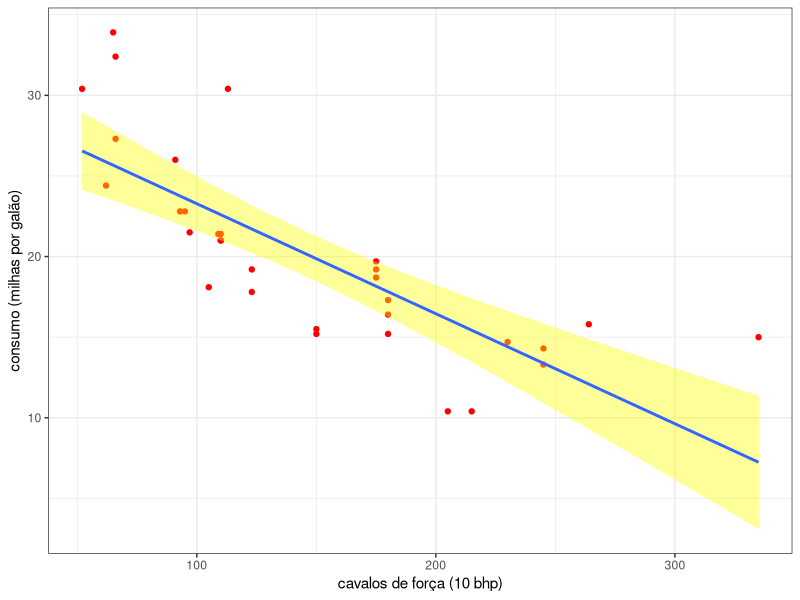
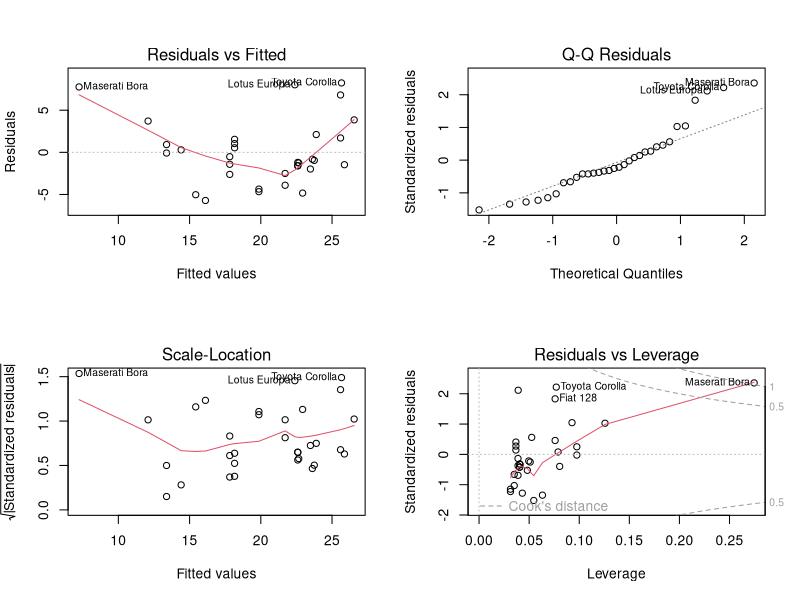
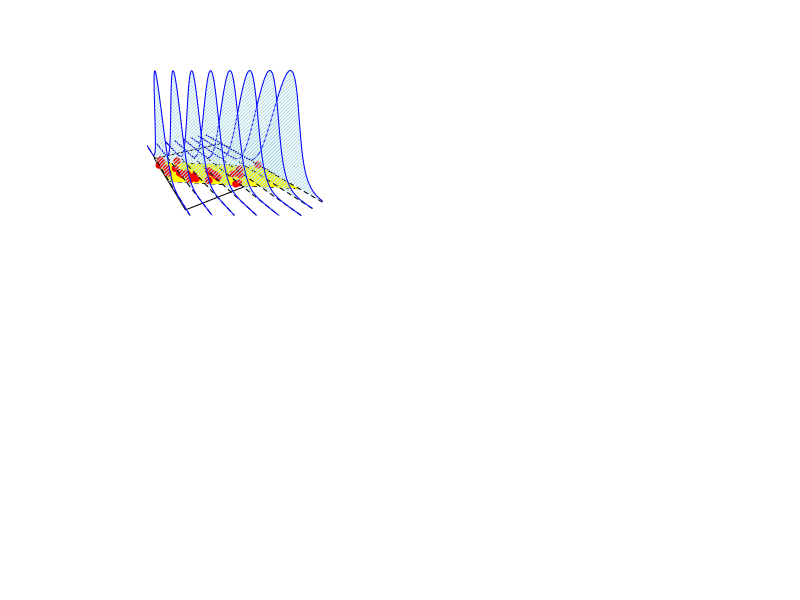
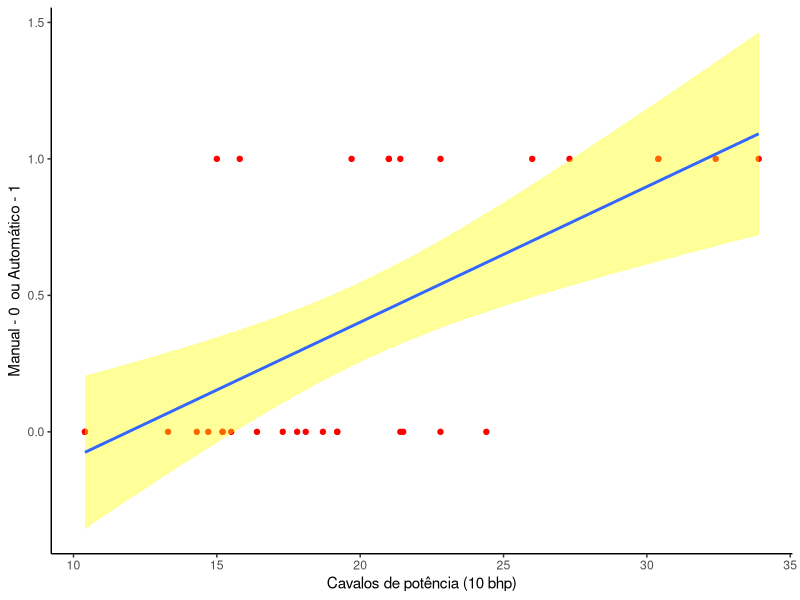
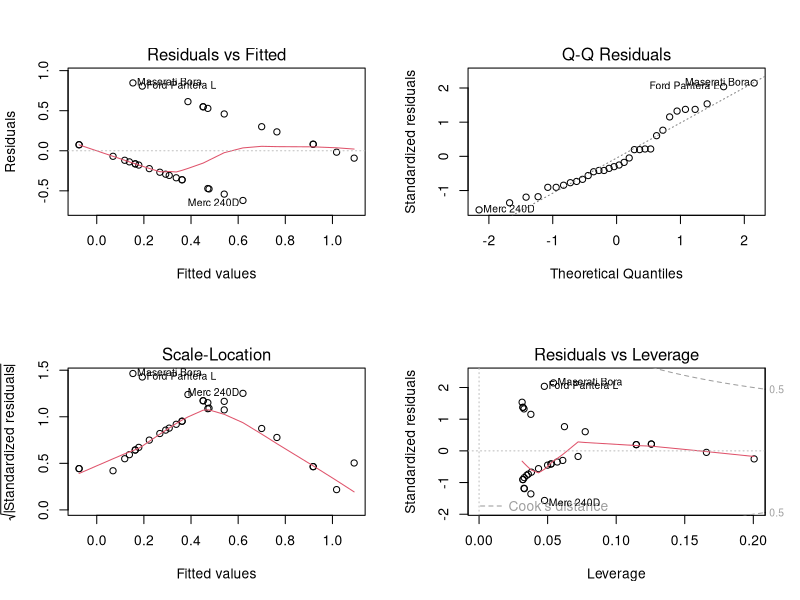
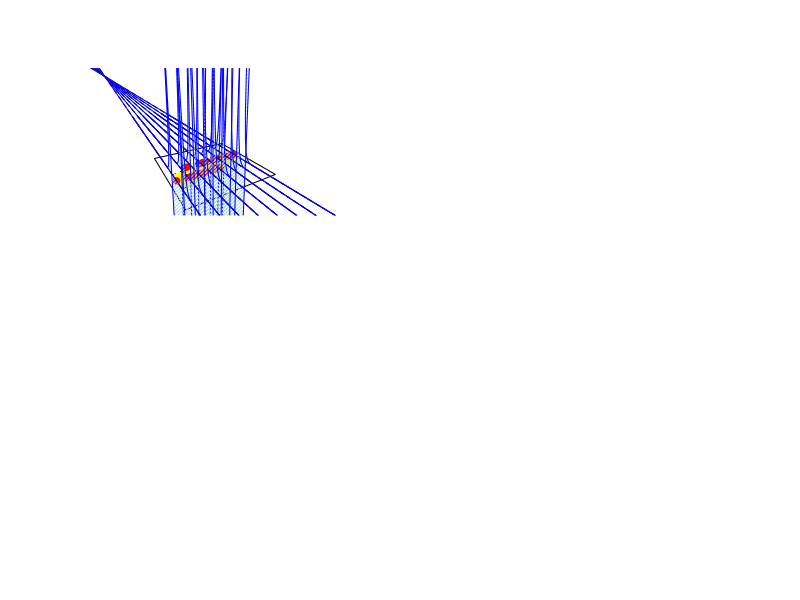
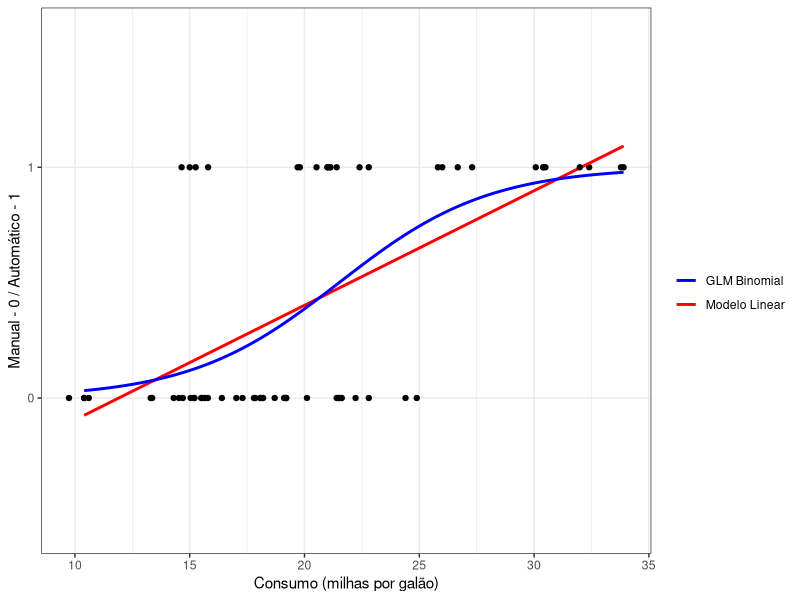

R code for these plots, in order: (Note: this script raises an error after producing the figures.)
## ---- chunk 1
knitr::opts_chunk$set(echo = TRUE, cache=TRUE, autodep=TRUE)
## ---- chunk 2
if(!require(dplyr)){install.packages("dplyr")}
if(!require(tidyr)){install.packages("tidyr")}
if(!require(ggplot2)){install.packages("ggplot2")}
if(!require(broom)){install.packages("broom")}
## ---- chunk 3
ggplot(mtcars,aes(x=hp,y=mpg))+
  geom_point(color="red")+
  geom_smooth(method='lm',fill='yellow')+
  ylab("consumo (milhas por galão)")+xlab("cavalos de força (10 bhp)")+
  theme_bw()
## ---- chunk 4
(mod <- lm(mpg~hp,data=mtcars))

## ---- chunk 5
par(mfrow=c(2,2))
plot(mod)
## ---- chunk 6
plotar_curvas<-function(n=2,m=8,X,Y){
  df <- data.frame(X,Y)
  vX <- seq(min(X)-2,max(X)+2,length=n)
  vY <- seq(min(Y)-2,max(Y)+2,length=n)
  mat <- persp(vX,vY,matrix(0,n,n),zlim=c(0,.1),theta=-30,ticktype ="detailed", box = FALSE)
  reggig <- glm(Y~X,data=df,family=gaussian(link="identity"))
  x <- seq(min(X),max(X),length=501)
  C=trans3d(x,predict(reggig,newdata=data.frame(X=x),type="response"),rep(0,length(x)),mat)
  lines(C,lwd=2)
  sdgig <- sqrt(summary(reggig)$dispersion)
  x <- seq(min(X),max(X),length=501)
  y1=qnorm(.95,predict(reggig,newdata=data.frame(X=x),type="response"), sdgig)
  C <- trans3d(x,y1,rep(0,length(x)),mat)
  lines(C,lty=2)
  y2 <- qnorm(.05,predict(reggig,newdata=data.frame(X=x),type="response"), sdgig)
  C <- trans3d(x,y2,rep(0,length(x)),mat)
  lines(C,lty=2)
  C <- trans3d(c(x,rev(x)),c(y1,rev(y2)),rep(0,2*length(x)),mat)
  polygon(C,border=NA,col="yellow")
  C <- trans3d(X,Y,rep(0,length(X)),mat)
  points(C,pch=19,col="red")
  vX <- seq(min(X),max(X),length=m)
  mgig <- predict(reggig,newdata=data.frame(X=vX))
  sdgig <- sqrt(summary(reggig)$dispersion)
  for(j in m:1){
    stp <- 251
    x <- rep(vX[j],stp)
    y <- seq(min(min(Y)-15,qnorm(.05,predict(reggig,newdata=data.frame(X=vX[j]),type="response"), sdgig)),max(Y)+15,length=stp)
    z0 <- rep(0,stp)
    z <- dnorm(y, mgig[j], sdgig)
    C <- trans3d(c(x,x),c(y,rev(y)),c(z,z0),mat)
    polygon(C,border=NA,col="light blue",density=40)
    C <- trans3d(x,y,z0,mat)
    lines(C,lty=2)
    C <- trans3d(x,y,z,mat)
    lines(C,col="blue")}
}

## ---- chunk 7
plotar_curvas(X = mtcars$hp, Y = mtcars$mpg)
## ---- chunk 8
ggplot(mtcars,aes(y=am,x=mpg))+
  geom_point(color="red")+
  geom_smooth(method='lm',fill='yellow')+
  theme_classic()+
  ylab("Manual - 0  ou Automático - 1")+
  xlab("Cavalos de potência (10 bhp)")
## ---- chunk 9
(mod_linear <-lm(am~mpg, data=mtcars) )
## ---- chunk 10
par(mfrow=c(2,2))
plot(mod_linear)
## ---- chunk 11
plotar_curvas(X = mtcars$mpg, Y = mtcars$am)
## ---- chunk 12
ggplot(mtcars,aes(x=mpg,y=am))+
  geom_point()+
  geom_smooth(method='lm',aes(color="Modelo Linear"),se=F)+
  geom_smooth(method = "glm", method.args = list(family = "binomial"), aes(color="GLM Binomial"),se=F )+
  scale_y_discrete(limits=c(0,1))+
  xlab("Consumo (milhas por galão)")+ylab("Manual - 0 / Automático - 1")+
  theme_bw()+  geom_jitter(width=1,height=0)+
  scale_color_manual(name="", values=c("blue","red") )

## ---- chunk 13
mod <- glm(am~mpg,mtcars,family = binomial('logit'))
ajuste <- mod %>%
  augment(type.predict = "response") %>%
  mutate(y_hat = .fitted) %>%  # Valores de probabilidade para cada observacao
  mutate(odds = y_hat/(1-y_hat)) %>% # Valores de chance para cada observacao (PROBIT)
  mutate(log_odds =log(odds)) %>%  # Valores de log(chance) para cada observacao (LOGIT)
  select(am,mpg,y_hat,odds,log_odds)

print(ajuste)
## ---- chunk 14
ggplot(ajuste, aes(x = mpg, y = y_hat)) +
  geom_point() + geom_line() +
  scale_y_continuous("Probabilidade de ser automático")

## ---- chunk 15
ggplot(ajuste, aes(x = mpg, y = odds)) +
  geom_point() + geom_line() +
  scale_y_continuous("Chance (PROBIT) de ser automático")
## ---- chunk 16
ggplot(ajuste, aes(x = mpg, y = log_odds)) +
  geom_point() + geom_line() +
  scale_y_continuous("log(chance) (LOGIT) de ser automático")

